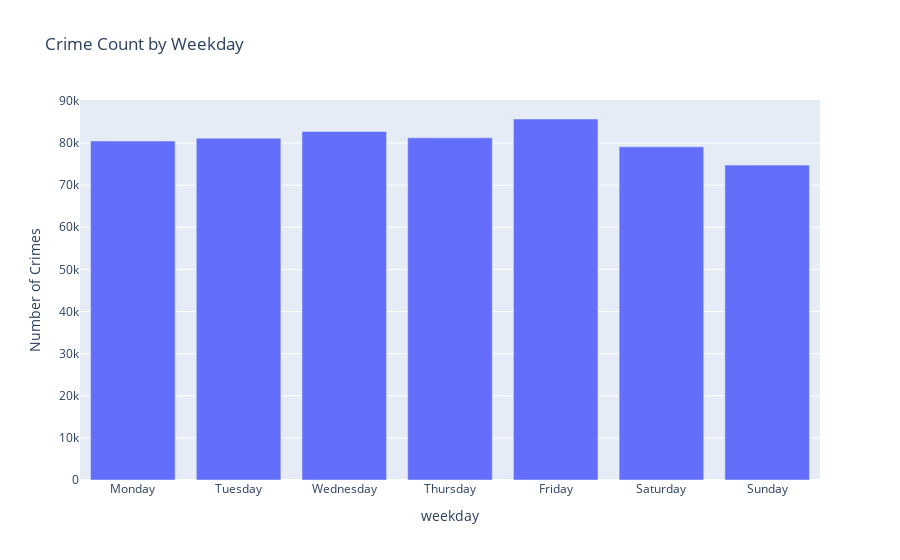

The cell this chart's notebook holds for it:
### Code cell
## 5. Crime Count by Weekday

# %%
# Order weekdays
weekday_order = ['Monday', 'Tuesday', 'Wednesday', 'Thursday', 'Friday', 'Saturday', 'Sunday']

# Count crimes by weekday
df_weekday = (
    df_crime['weekday']
            .value_counts()
            .reindex(weekday_order)
            .reset_index()
)
df_weekday.columns = ['weekday', 'crime_count']

# Plot bar chart for weekdays
fig = px.bar(
    df_weekday,
    x='weekday',
    y='crime_count',
    title='Crime Count by Weekday',
    labels={'crime_count': 'Number of Crimes'}
)
fig.show()

### Figure 1 — Plotly figure (JSON) as saved in the notebook; plotly's stock layout.template omitted (floating-point values rounded to 4 significant figures)
{"data": [{"hovertemplate": "weekday=%{x}<br>Number of Crimes=%{y}<extra></extra>", "legendgroup": "", "marker": {"color": "#636efa", "pattern": {"shape": ""}}, "name": "", "orientation": "v", "showlegend": false, "textposition": "auto", "type": "bar", "x": ["Monday", "Tuesday", "Wednesday", "Thursday", "Friday", "Saturday", "Sunday"], "xaxis": "x", "y": [80469, 81139, 82722, 81232, 85700, 79096, 74760], "yaxis": "y"}], "layout": {"barmode": "relative", "legend": {"tracegroupgap": 0}, "title": {"text": "Crime Count by Weekday"}, "xaxis": {"anchor": "y", "domain": [0, 1], "title": {"text": "weekday"}}, "yaxis": {"anchor": "x", "domain": [0, 1], "title": {"text": "Number of Crimes"}}}}
